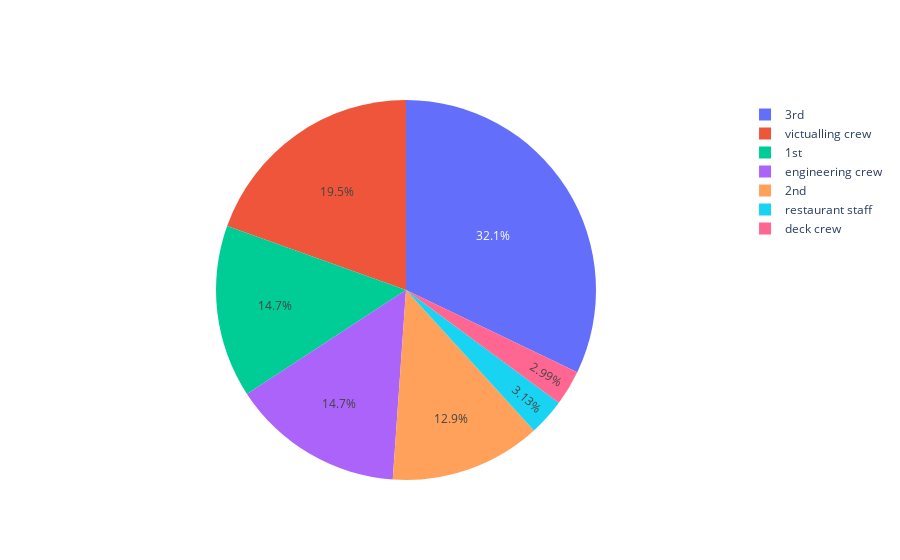

The code cell stored with this chart in its notebook:
### Code cell
#First let's look at the passenger classes, now we can make sure that the most popular class was 3rd class
class_p = df['class'].value_counts()
fig = go.Figure(data=[go.Pie(labels=class_p.index, values=class_p.values)])
fig.show()

### Figure 1 — Plotly figure (JSON) as saved in the notebook; plotly's stock layout.template omitted (floating-point values rounded to 4 significant figures)
{"data": [{"labels": ["3rd", "victualling crew", "1st", "engineering crew", "2nd", "restaurant staff", "deck crew"], "type": "pie", "values": [709, 431, 324, 324, 284, 69, 66]}], "layout": {}}
